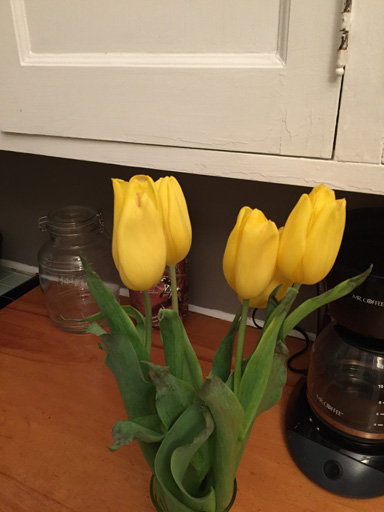
%> input picture Examples/Artistic1/A.jpg, 384 x 512 px
$ octave --eval "result = construct_gaussian_pyramid(rgb2gray(imread('../Examples/Artistic1/A.jpg')));"   (GNU Octave 9; MATLAB toolbox functions it lacks are replaced by stand-ins)
%> lines starting %> are read from the running program, lines starting %| are printed output that depends on the picture
### src/construct_pyramid.m
function [ pyramid ] = construct_pyramid(input_image, levels, hsize, sigma)

    result = cell(1,levels);

    h = fspecial('Gaussian',hsize,sigma);

    image = im2double(input_image);

    channels = size(image,3);
    for l = 1:levels-1
        blurred_image = image;
        for i = 1:channels
            blurred_image(:,:,i) = conv2(image(:,:,i),h,'same');
        end

        half = blurred_image(1:2:end,1:2:end,:);

        % Simulate upscaling so that we know
        % what the incoming up-scaled will be
        % for calculating the perfect difference.
        reupscale = upscale(half);

        difference = image-reupscale;
        result(l) = {difference};
        image = half;

    end
    result(levels) = {image};
    pyramid = result;
end

function [ reupscale ] = upscale( image )
    channels = size(image,3);
    image = im2double(image);
    reupscale = upsample(permute(upsample(permute(image,[2,1,3]),2,0),[2,1,3]),2,0);
     h = [0.5, 0, 0.5];
     image_horz = reupscale;
     for i = 1:channels
        image_horz(:,:,i) = conv2(reupscale(:,:,i),h,'same') + reupscale(:,:,i);
     end
     for i = 1:channels
        reupscale(:,:,i) = conv2(image_horz(:,:,i),h.','same') + image_horz(:,:,i);
     end
end

### src/reconstruct_image.m
function [ image ] = reconstruct_image(pyramid)
    levels = length(pyramid);

    image = pyramid{levels};

    for l = levels-1:-1:1

        image = upscale(image);
        image = image + pyramid{l};
    end
end

% [13 lines left out: function upscale, not called in this run]

### src/construct_gaussian_pyramid.m
function [ gaussian_pyramid ] = construct_gaussian_pyramid( image)
%UNTITLED3 Summary of this function goes here
%   Detailed explanation goes here

sigma = 4;
hsize = 4;
dim = size(image)
smallest_dim = min(dim(1:2))
power = floor(log2(smallest_dim));
levels = power-2

laplacian_pyramid = construct_pyramid(image, levels, sigma, hsize);
gaussian_pyramid = laplacian_to_gaussian(laplacian_pyramid);

end


function [pyramid] = laplacian_to_gaussian(l_pyramid)
    pyramid = l_pyramid;
    for l = length(pyramid)-1:-1:1
        pyramid{l} = reconstruct_image(pyramid(l:l+1));
    end
end
%> in construct_pyramid, `image = im2double(input_image);`:
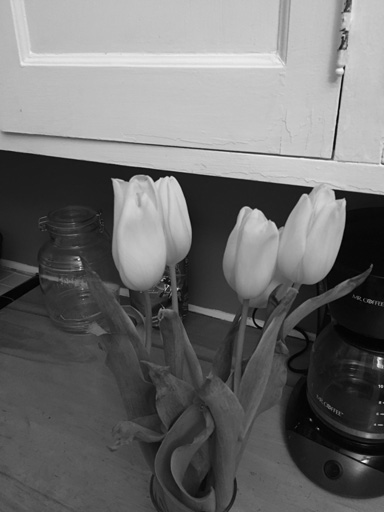
%> image: size 512x384 double; min 0, max 0.984, mean 0.435
%> the loop in construct_pyramid, `for l = 1:levels-1` made 5 passes
%> pass 1, in construct_pyramid, `half = blurred_image(1:2:end,1:2:end,:);`:
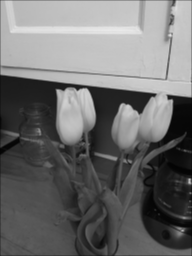
%> half: size 256x192 double; min 0.0131, max 0.914, mean 0.433
%> pass 1, in upscale, `reupscale = upsample(permute(upsample(permute(image,[2,1,3]),2,0),[2,1..`:
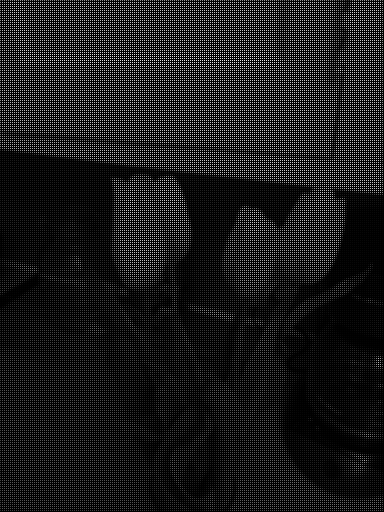
%> reupscale: size 512x384 double; min 0, max 0.914, mean 0.108
%> pass 1, in construct_pyramid, `difference = image-reupscale;`:
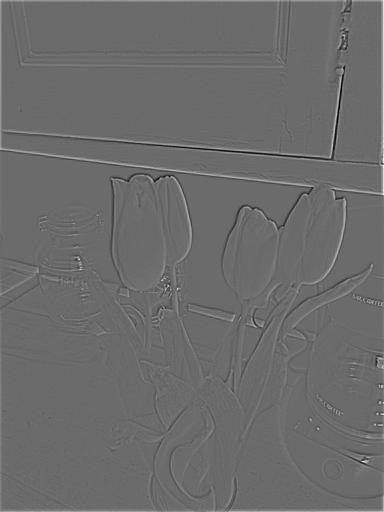
%> difference: size 512x384 double; min -0.444, max 0.607, mean 0.0028; drawn with min black and max white
%> after the loop in construct_pyramid, `for l = 1:levels-1`: result = 6 items
%> the loop in laplacian_to_gaussian, `for l = length(pyramid)-1:-1:1` made 5 passes
%> l on passes 1, 2, 4, 5: 5, 4, 2, 1
%> pass 2, in reconstruct_image (call 2), `image = pyramid{levels};`:
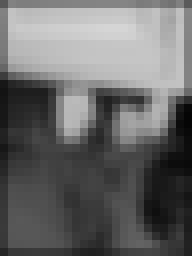
%> image: size 32x24 double (shown 8 times larger); min 0.0226, max 0.838, mean 0.414
%> pass 3, in reconstruct_image (call 3), `image = pyramid{levels};`:
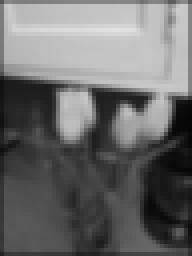
%> image: size 64x48 double (shown 4 times larger); min 0.0207, max 0.883, mean 0.425

$ run again, on Examples/Artistic1/B.jpg
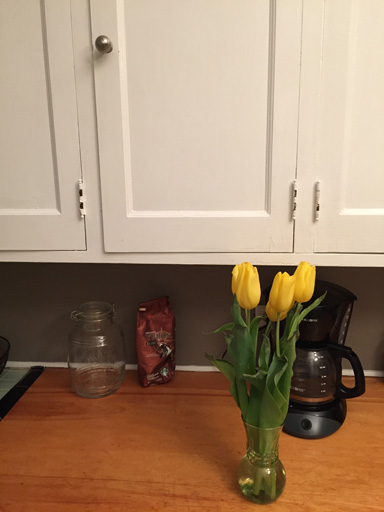
%> input picture Examples/Artistic1/B.jpg, 384 x 512 px
%> the loop in construct_pyramid, `for l = 1:levels-1` made 5 passes
%> pass 1, in construct_pyramid, `difference = image-reupscale;`:
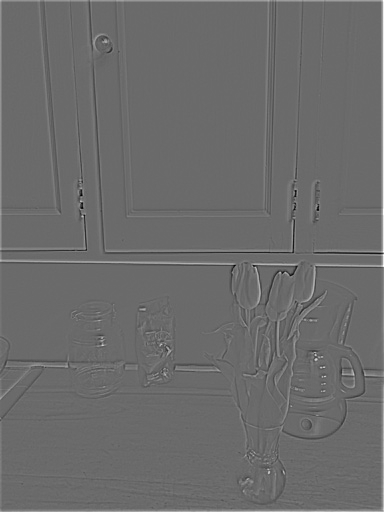
%> difference: size 512x384 double; min -0.455, max 0.63, mean 0.00357; drawn with min black and max white
%> after the loop in construct_pyramid, `for l = 1:levels-1`: result = 6 items
%> the loop in laplacian_to_gaussian, `for l = length(pyramid)-1:-1:1` made 5 passes
%> l on passes 1, 2, 4, 5: 5, 4, 2, 1
%> pass 3, in reconstruct_image (call 3), `image = pyramid{levels};`:
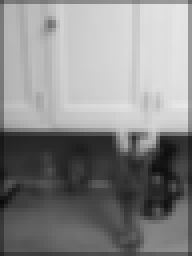
%> image: size 64x48 double (shown 4 times larger); min 0.0384, max 0.912, mean 0.535

$ run again, on Examples/Artistic1/BP.jpg
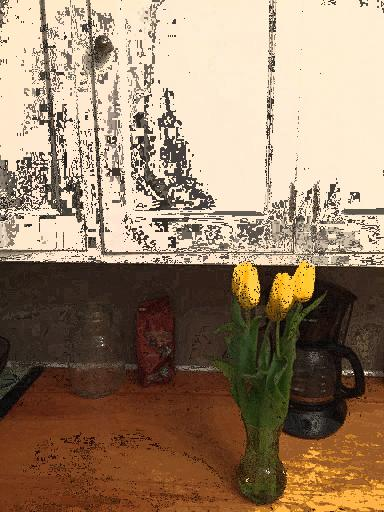
%> input picture Examples/Artistic1/BP.jpg, 384 x 512 px
%> the loop in construct_pyramid, `for l = 1:levels-1` made 5 passes
%> pass 1, in construct_pyramid, `difference = image-reupscale;`:
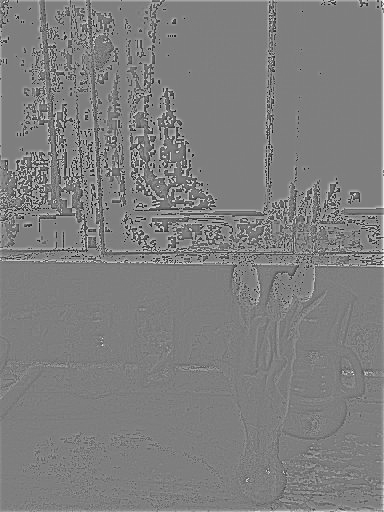
%> difference: size 512x384 double; min -0.745, max 0.752, mean 0.00362; drawn with min black and max white
%> after the loop in construct_pyramid, `for l = 1:levels-1`: result = 6 items
%> the loop in laplacian_to_gaussian, `for l = length(pyramid)-1:-1:1` made 5 passes
%> l on passes 1, 2, 4, 5: 5, 4, 2, 1
%> pass 3, in reconstruct_image (call 3), `image = pyramid{levels};`:
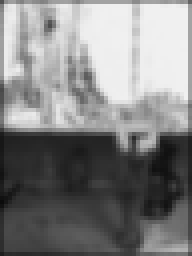
%> image: size 64x48 double (shown 4 times larger); min 0.0448, max 0.945, mean 0.515
